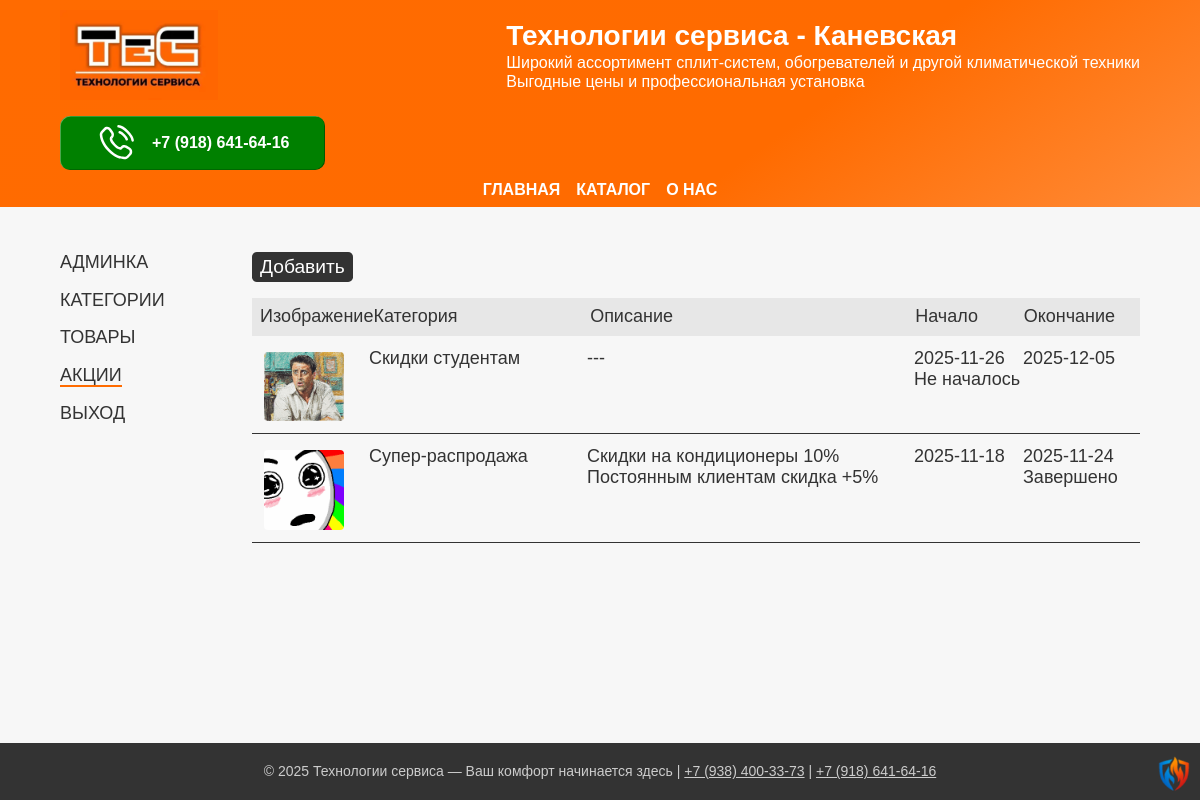
/dash/promotions, run on the app's committed database.
### app/models.py (models this page shows, shortened)
class Promotion(db.Model):
    __tablename__ = 'promotions'
    id = db.Column(db.Integer, primary_key=True)
    name = db.Column(db.String(64), nullable=False, unique=True)
    description = db.Column(db.Text, nullable=True)
    start = db.Column(db.DateTime, default=datetime.now, nullable=False)
    end = db.Column(db.DateTime, default=True, nullable=False)
    image_path = db.Column(db.String(255), nullable=True)

### app/urls.py (the view, shortened to what this page needs)
@login_required
@app.route("/dash/promotions", methods=["GET", "POST"])
def promotions():
    promotions_all = Promotion.query.order_by(Promotion.end.desc()).all()
    form = PromotionForm()
    return render_template('promotions.html',
                           title="Категории",
                           promotions=promotions_all,
                           form=form,
                           today=datetime.now())

### app/templates/promotions.html (shortened to what this page needs)
{% extends "private.html" %}
{% block article %}
    <div class="cat-menu">
        <button class="cat-btn grey-btn" type="button" onclick="overlayMenu.showModal()">Добавить</button>
    </div>
    <div class="table">
        <header class="table-header promotions-header">
            <div class="promo-img">Изображение</div>
            <div class="promo-name">Категория</div>
            <div class="promo-description">Описание</div>
            <div class="promo-start">Начало</div>
            <div class="promo-end">Окончание</div>
        </header>
    {% for promo in promotions %}
        <a class="table-row promotions-row" href="{{ url_for('promotion', name=promo.name) }}">
            <div class="promo-img">
                {% if promo.image_path %}
                <img class="thumb-img"
                     src="{{ url_for('static', filename='uploads/images/thumbs/' + promo.image_path) }}"
                     alt="{{promo.image_path}}"
                     srcset="{{ url_for('static', filename='uploads/images/thumbs/' + promo.image_path) }}">
                {% endif %}
            </div>
            <div class="promo-name">{{ promo.name }}</div>
            <div class="promo-description">{{ promo.description if promo.description else '---' }}</div>
            <div class="promo-start">
                {{ promo.start.strftime('%Y-%m-%d') if promo.start else "❌" }}
                {% if promo.start > today %}
                    <br>Не началось
                {% endif %}
            </div>
            <div class="promo-end">
                {{ promo.end.strftime('%Y-%m-%d') if promo.end else "❌" }}
                {% if promo.end < today %}
                    <br>Завершено
                {% endif %}
            </div>
        </a>
    {% endfor %}
    </div>
{% endblock %}

### app/templates/private.html (shortened to what this page needs)
{% extends "footer.html" %}
{% block private %}
    <section class="main-section">
        <div class="dashboard container">
            <aside>
                <ul class="admin-menu">
                    <li><a class="admin-menu--item" href="{{ url_for('dashboard') }}">Админка</a></li>
                    <li><a class="admin-menu--item" href="{{ url_for('categories') }}">Категории</a></li>
                    <li><a class="admin-menu--item" href="{{ url_for('dashboard') }}">Товары</a></li>
                    <li><a class="admin-menu--item" href="{{ url_for('promotions') }}">Акции</a></li>
                    <li><a class="admin-menu--item" href="/logout">Выход</a></li>
                </ul>
            </aside>
            <article>
                {% block article %}
                {% endblock %}
            </article>
        </div>
    </section>
{% endblock %}

### app/templates/footer.html (shortened to what this page needs)
{% extends "header.html" %}
{% block footer %}
        <footer class="footer">
            <p>
                © 2025 Технологии сервиса — Ваш комфорт начинается здесь |
                <a href="tel:+79384003373">+7 (938) 400-33-73</a> |
                <a href="tel:+79186416416">+7 (918) 641-64-16</a>
            </p>
			<div class="shield">
				<div class="shield-inner">
				<img class="xolod-teplo"
					src="{{ url_for('static', filename='img/icon/xolod-teplo.png') }}"
					alt="climat-control"
					srcset="{{ url_for('static', filename='img/icon/xolod-teplo.png') }}"
				>
				</div>
			</div>
        </footer>
{% endblock %}

### app/templates/header.html
{% extends "layout.html" %}
{% block header %}
        <header class="header">
            <div class="container">
                <div class="header-content content">
                    <a class="header-logo" href="{{ url_for('.index') }}" >
                    <img
                        class="header-image icon-svg"
                        src="{{ url_for('static', filename='img/logo/label.webp') }}"
                        alt="air-conditioner"
                    /></a>
                    <div class="header-title">
                        <p class="header-title-label">Технологии сервиса - Каневская</p>
                        <p class="header-title-text">
                            Широкий ассортимент сплит-систем, обогревателей и другой климатической техники<br> Выгодные цены и профессиональная установка
                        </p>
                    </div>
                    <a class="btn green-btn" href="tel:+79186416416">
                        <img
                            class="contact-icon"
                            src="{{ url_for('static', filename='img/icon/phone-calling.svg') }}"
                            alt="Phone icon-svg"
                            srcset="{{ url_for('static', filename='img/icon/phone-calling.svg') }}"
                        >
                        <div>+7 (918) 641-64-16</div>
                    </a>
                </div>
            </div>
            <nav class="top-nav container">
                <ul class="top-menu">
                    <li><a class="top-menu--item" href="{{ url_for('.index') }}">Главная</a></li>
                    <li><a class="top-menu--item" href="{{ url_for('.index') }}">Каталог</a></li>
                    <li><a class="top-menu--item" href="{{ url_for('.index') }}">О нас</a></li>
                </ul>
            </nav>
        </header>
{% endblock %}

### app/templates/layout.html (shortened to what this page needs)
<!DOCTYPE html>
<html lang="ru" itemscope itemtype="http://schema.org/WebPage">
    {% block head %}
    <head>
		<link rel="stylesheet" href="{{ url_for('static', filename='css/reset.css') }}?v=1">
        <link rel="stylesheet" href="{{ url_for('static', filename='css/style.css') }}?v=1.13">
    </head>
    {% endblock %}
    <body>
        {% block header %}
        {% endblock %}
        <main>
            {% block private %}
            {% endblock %}
        </main>
        {% block footer %}
        {% endblock %}
    </body>
</html>

### app/static/css/style.css (style rules this page uses)
:root { --wrapper-max: 75rem; --wrapper-big: 64rem; --wrapper-middle: 50rem; --wrapper-small: 25rem; --color-green-hover: rgb(58, 206, 0); --color-red-hover: rgb(255, 125, 0); --color-heads-color: #ff6b00; --color-background: #f7f7f7; --color-shadow: #000000A0; --base-transition: 0.2s ease-in-out; }
body { font-family: Geneva, Arial, Helvetica, sans-serif; background-color: var(--color-background); color: #333; display: flex; flex-direction: column; min-height: 100vh; justify-content: space-between; align-content: space-between; container-type: inline-size; container-name: body-size; }
main { font-size: 1.125rem; flex-grow: 1; }
section { margin-top: 2.5em; }
.container { width: 90%; max-width: var(--wrapper-max); margin: auto; }
.shield { width: 3em; height: 3em; position: fixed; bottom: 0.375em; right: 0.375em; perspective: 40rem; }
.shield-inner { position: relative; width: 100%; height: auto; transition: transform 0.6s; transform-style: preserve-3d; }
.xolod-teplo, .teplo-xolod { position: absolute; width: 3em; height: auto; backface-visibility: hidden; display: flex; justify-content: center; }
header.header { background: linear-gradient(145deg, rgba(255, 107, 1, 1) 0%, rgba(255, 107, 0, 1) 65%, rgba(255, 139, 56, 1) 100%); color: white; container-type: inline-size; container-name: header-container; }
.header-content { display: flex; align-items: center; justify-content: space-between; flex-wrap: wrap; padding: 0.625em 0; gap: 1rem; }
.header-title { max-width: var(--wrapper-maiddle); }
.header-title-label { color: white; font-size: 1.75rem; font-weight: bold; }
.header-title-text { font-size: 1rem; }
.header-image { height: 5.625rem; }
.header-logo { display: flex; justify-content: center; align-items: center; }
.top-nav { display: flex; justify-content: center; margin-bottom: 0.5rem; }
.top-menu { display: flex; justify-content: center; gap: 1rem; flex-wrap: wrap; }
.top-menu--item { color: white; text-decoration: none; text-transform: uppercase; font-weight: bold; border-bottom: 2px solid rgba(0,0,0,0); }
article { display: flex; flex-direction: column; gap: 1rem; }
.table { display: flex; flex-direction: column; gap: 0.25rem; }
.table-header, .table-row { display: grid; padding: 0.5rem; }
.promotions-header, .promotions-row { grid-template-columns: 1fr 2fr 3fr 1fr 1fr; }
.thumb-img { display: block; width: 80px; height: auto; margin: 0.25rem; border-radius: 0.25rem; }
.table-header { background-color: #0001; }
.table-row { text-decoration: none; color: #333; border-bottom: 1px solid #333; }
.btn { border-radius: 0.625rem; padding: 1rem 2.25rem; text-align: center; max-width: 18.75rem; max-height: 1.375rem; text-decoration: none; font-weight: bold; align-items: center; display: flex; gap: 1rem; box-shadow: inset -0.75px -0.5px rgba(0, 0, 0, 0.4), inset +0.75px +0.5px rgba(255, 255, 255, 0.4); }
.dashboard { width: 90%; margin: auto; display: flex; gap: 2rem; }
.dashboard article { flex-grow: 1; }
.admin-menu { display: flex; flex-direction: column; gap: 1rem; width: 10rem; border-bottom: 2px solid rgba(255,255,255,0); }
.admin-menu--item { text-decoration: none; text-transform: uppercase; color: #333; transition: var(--base-transition); }
.admin-menu--item__active { border-bottom: 2px solid #ff6b00FF; }
.green-btn { color: white; background-color: green; }
.grey-btn { color: white; background-color: #333; }
.contact-icon { height: 40px; width: auto; }
footer { background: #333; text-align: center; padding: 1.25rem 0.625rem; font-size: 0.875rem; margin-top: 1.25rem; }
footer, footer a { color: #ccc; }
.cat-menu { display: flex; gap: 1rem; flex-wrap: wrap; }
.cat-btn { text-decoration: none; padding: 0.25rem 0.5rem; border-radius: 0.25em; font-size: 1.2rem; border: None; display: flex; align-items: center; }

### data on the page
Promotion: image_path (picture), name "Скидки студентам", description "---", start "2025-11-26", shows "Не началось", end "2025-12-05"
Promotion: image_path (picture), name "Супер-распродажа", description "Скидки на кондиционеры 10% Постоянным клиентам скидка +5%", start "2025-11-18", end "2025-11-24", shows "Завершено"
